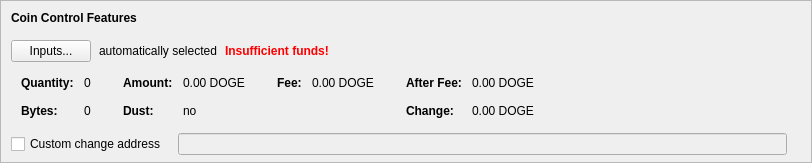
    <widget class="QFrame" name="frameCoinControl">
     <property name="sizePolicy">
      <sizepolicy hsizetype="Expanding" vsizetype="Expanding">
       <horstretch>0</horstretch>
       <verstretch>0</verstretch>
      </sizepolicy>
     </property>
     <property name="maximumSize">
      <size>
       <width>16777215</width>
       <height>16777215</height>
      </size>
     </property>
     <property name="frameShape">
      <enum>QFrame::StyledPanel</enum>
     </property>
     <property name="frameShadow">
      <enum>QFrame::Sunken</enum>
     </property>
     <layout class="QVBoxLayout" name="verticalLayoutCoinControl2">
      <property name="spacing">
       <number>0</number>
      </property>
      <property name="leftMargin">
       <number>0</number>
      </property>
      <property name="topMargin">
       <number>0</number>
      </property>
      <property name="rightMargin">
       <number>0</number>
      </property>
      <property name="bottomMargin">
       <number>6</number>
      </property>
      <item>
       <layout class="QVBoxLayout" name="verticalLayoutCoinControl" stretch="0,0,0,0,1">
        <property name="spacing">
         <number>0</number>
        </property>
        <property name="leftMargin">
         <number>10</number>
        </property>
        <property name="topMargin">
         <number>10</number>
        </property>
        <item>
         <layout class="QHBoxLayout" name="horizontalLayoutCoinControl1">
          <property name="bottomMargin">
           <number>15</number>
          </property>
          <item>
           <widget class="QLabel" name="labelCoinControlFeatures">
            <property name="sizePolicy">
             <sizepolicy hsizetype="Preferred" vsizetype="Maximum">
              <horstretch>0</horstretch>
              <verstretch>0</verstretch>
             </sizepolicy>
            </property>
            <property name="font">
             <font>
              <weight>75</weight>
              <bold>true</bold>
             </font>
            </property>
            <property name="styleSheet">
             <string notr="true">font-weight:bold;</string>
            </property>
            <property name="text">
             <string>Coin Control Features</string>
            </property>
           </widget>
          </item>
         </layout>
        </item>
        <item>
         <layout class="QHBoxLayout" name="horizontalLayoutCoinControl2" stretch="0,0,0,0">
          <property name="spacing">
           <number>8</number>
          </property>
          <property name="bottomMargin">
           <number>10</number>
          </property>
          <item>
           <widget class="QPushButton" name="pushButtonCoinControl">
            <property name="styleSheet">
             <string notr="true"/>
            </property>
            <property name="text">
             <string>Inputs...</string>
            </property>
            <property name="autoDefault">
             <bool>false</bool>
            </property>
           </widget>
          </item>
          <item>
           <widget class="QLabel" name="labelCoinControlAutomaticallySelected">
            <property name="text">
             <string>automatically selected</string>
            </property>
            <property name="margin">
             <number>5</number>
            </property>
           </widget>
          </item>
          <item>
           <widget class="QLabel" name="labelCoinControlInsuffFunds">
            <property name="font">
             <font>
              <weight>75</weight>
              <bold>true</bold>
             </font>
            </property>
            <property name="styleSheet">
             <string notr="true">color:red;font-weight:bold;</string>
            </property>
            <property name="text">
             <string>Insufficient funds!</string>
            </property>
            <property name="margin">
             <number>5</number>
            </property>
           </widget>
          </item>
          <item>
           <spacer name="horizontalSpacerCoinControl">
            <property name="orientation">
             <enum>Qt::Horizontal</enum>
            </property>
            <property name="sizeHint" stdset="0">
             <size>
              <width>40</width>
              <height>1</height>
             </size>
            </property>
           </spacer>
          </item>
         </layout>
        </item>
        <item>
         <widget class="QWidget" name="widgetCoinControl" native="true">
          <property name="sizePolicy">
           <sizepolicy hsizetype="Preferred" vsizetype="Preferred">
            <horstretch>0</horstretch>
            <verstretch>0</verstretch>
           </sizepolicy>
          </property>
          <property name="minimumSize">
           <size>
            <width>0</width>
            <height>0</height>
           </size>
          </property>
          <property name="styleSheet">
           <string notr="true"/>
          </property>
          <layout class="QHBoxLayout" name="horizontalLayoutCoinControl5">
           <property name="leftMargin">
            <number>0</number>
           </property>
           <property name="topMargin">
            <number>0</number>
           </property>
           <property name="rightMargin">
            <number>0</number>
           </property>
           <property name="bottomMargin">
            <number>0</number>
           </property>
           <item>
            <layout class="QHBoxLayout" name="horizontalLayoutCoinControl3" stretch="0,0,0,1">
             <property name="spacing">
              <number>20</number>
             </property>
             <property name="topMargin">
              <number>0</number>
             </property>
             <property name="bottomMargin">
              <number>10</number>
             </property>
             <item>
              <layout class="QFormLayout" name="formLayoutCoinControl1">
               <property name="horizontalSpacing">
                <number>10</number>
               </property>
               <property name="verticalSpacing">
                <number>14</number>
               </property>
               <property name="leftMargin">
                <number>10</number>
               </property>
               <property name="topMargin">
                <number>4</number>
               </property>
               <property name="rightMargin">
                <number>6</number>
               </property>
               <item row="0" column="0">
                <widget class="QLabel" name="labelCoinControlQuantityText">
                 <property name="font">
                  <font>
                   <weight>75</weight>
                   <bold>true</bold>
                  </font>
                 </property>
                 <property name="text">
                  <string>Quantity:</string>
                 </property>
                 <property name="margin">
                  <number>0</number>
                 </property>
                </widget>
               </item>
               <item row="0" column="1">
                <widget class="QLabel" name="labelCoinControlQuantity">
                 <property name="cursor">
                  <cursorShape>IBeamCursor</cursorShape>
                 </property>
                 <property name="contextMenuPolicy">
                  <enum>Qt::ActionsContextMenu</enum>
                 </property>
                 <property name="text">
                  <string notr="true">0</string>
                 </property>
                 <property name="margin">
                  <number>0</number>
                 </property>
                 <property name="textInteractionFlags">
                  <set>Qt::LinksAccessibleByMouse|Qt::TextSelectableByKeyboard|Qt::TextSelectableByMouse</set>
                 </property>
                </widget>
               </item>
               <item row="1" column="0">
                <widget class="QLabel" name="labelCoinControlBytesText">
                 <property name="font">
                  <font>
                   <weight>75</weight>
                   <bold>true</bold>
                  </font>
                 </property>
                 <property name="text">
                  <string>Bytes:</string>
                 </property>
                </widget>
               </item>
               <item row="1" column="1">
                <widget class="QLabel" name="labelCoinControlBytes">
                 <property name="cursor">
                  <cursorShape>IBeamCursor</cursorShape>
                 </property>
                 <property name="contextMenuPolicy">
                  <enum>Qt::ActionsContextMenu</enum>
                 </property>
                 <property name="text">
                  <string notr="true">0</string>
                 </property>
                 <property name="textInteractionFlags">
                  <set>Qt::LinksAccessibleByMouse|Qt::TextSelectableByKeyboard|Qt::TextSelectableByMouse</set>
                 </property>
                </widget>
               </item>
              </layout>
             </item>
             <item>
              <layout class="QFormLayout" name="formLayoutCoinControl2">
               <property name="horizontalSpacing">
                <number>10</number>
               </property>
               <property name="verticalSpacing">
                <number>14</number>
               </property>
               <property name="leftMargin">
                <number>6</number>
               </property>
               <property name="topMargin">
                <number>4</number>
               </property>
               <property name="rightMargin">
                <number>6</number>
               </property>
               <item row="0" column="0">
                <widget class="QLabel" name="labelCoinControlAmountText">
                 <property name="font">
                  <font>
                   <weight>75</weight>
                   <bold>true</bold>
                  </font>
                 </property>
                 <property name="text">
                  <string>Amount:</string>
                 </property>
                 <property name="margin">
                  <number>0</number>
                 </property>
                </widget>
               </item>
               <item row="0" column="1">
                <widget class="QLabel" name="labelCoinControlAmount">
                 <property name="cursor">
                  <cursorShape>IBeamCursor</cursorShape>
                 </property>
                 <property name="contextMenuPolicy">
                  <enum>Qt::ActionsContextMenu</enum>
                 </property>
                 <property name="text">
                  <string notr="true">0.00 DOGE</string>
                 </property>
                 <property name="textInteractionFlags">
                  <set>Qt::LinksAccessibleByMouse|Qt::TextSelectableByKeyboard|Qt::TextSelectableByMouse</set>
                 </property>
                </widget>
               </item>
               <item row="1" column="0">
                <widget class="QLabel" name="labelCoinControlLowOutputText">
                 <property name="font">
                  <font>
                   <weight>75</weight>
                   <bold>true</bold>
                  </font>
                 </property>
                 <property name="text">
                  <string>Dust:</string>
                 </property>
                </widget>
               </item>
               <item row="1" column="1">
                <widget class="QLabel" name="labelCoinControlLowOutput">
                 <property name="cursor">
                  <cursorShape>IBeamCursor</cursorShape>
                 </property>
                 <property name="contextMenuPolicy">
                  <enum>Qt::ActionsContextMenu</enum>
                 </property>
                 <property name="text">
                  <string notr="true">no</string>
                 </property>
                 <property name="textInteractionFlags">
                  <set>Qt::LinksAccessibleByMouse|Qt::TextSelectableByKeyboard|Qt::TextSelectableByMouse</set>
                 </property>
                </widget>
               </item>
              </layout>
             </item>
             <item>
              <layout class="QFormLayout" name="formLayoutCoinControl3">
               <property name="horizontalSpacing">
                <number>10</number>
               </property>
               <property name="verticalSpacing">
                <number>14</number>
               </property>
               <property name="leftMargin">
                <number>6</number>
               </property>
               <property name="topMargin">
                <number>4</number>
               </property>
               <property name="rightMargin">
                <number>6</number>
               </property>
               <item row="0" column="0">
                <widget class="QLabel" name="labelCoinControlFeeText">
                 <property name="font">
                  <font>
                   <weight>75</weight>
                   <bold>true</bold>
                  </font>
                 </property>
                 <property name="text">
                  <string>Fee:</string>
                 </property>
                 <property name="margin">
                  <number>0</number>
                 </property>
                </widget>
               </item>
               <item row="0" column="1">
                <widget class="QLabel" name="labelCoinControlFee">
                 <property name="cursor">
                  <cursorShape>IBeamCursor</cursorShape>
                 </property>
                 <property name="contextMenuPolicy">
                  <enum>Qt::ActionsContextMenu</enum>
                 </property>
                 <property name="text">
                  <string notr="true">0.00 DOGE</string>
                 </property>
                 <property name="textInteractionFlags">
                  <set>Qt::LinksAccessibleByMouse|Qt::TextSelectableByKeyboard|Qt::TextSelectableByMouse</set>
                 </property>
                </widget>
               </item>
              </layout>
             </item>
             <item>
              <layout class="QFormLayout" name="formLayoutCoinControl4">
               <property name="horizontalSpacing">
                <number>10</number>
               </property>
               <property name="verticalSpacing">
                <number>14</number>
               </property>
               <property name="leftMargin">
                <number>6</number>
               </property>
               <property name="topMargin">
                <number>4</number>
               </property>
               <property name="rightMargin">
                <number>6</number>
               </property>
               <item row="0" column="0">
                <widget class="QLabel" name="labelCoinControlAfterFeeText">
                 <property name="font">
                  <font>
                   <weight>75</weight>
                   <bold>true</bold>
                  </font>
                 </property>
                 <property name="text">
                  <string>After Fee:</string>
                 </property>
                 <property name="margin">
                  <number>0</number>
                 </property>
                </widget>
               </item>
               <item row="0" column="1">
                <widget class="QLabel" name="labelCoinControlAfterFee">
                 <property name="cursor">
                  <cursorShape>IBeamCursor</cursorShape>
                 </property>
                 <property name="contextMenuPolicy">
                  <enum>Qt::ActionsContextMenu</enum>
                 </property>
                 <property name="text">
                  <string notr="true">0.00 DOGE</string>
                 </property>
                 <property name="textInteractionFlags">
                  <set>Qt::LinksAccessibleByMouse|Qt::TextSelectableByKeyboard|Qt::TextSelectableByMouse</set>
                 </property>
                </widget>
               </item>
               <item row="1" column="0">
                <widget class="QLabel" name="labelCoinControlChangeText">
                 <property name="font">
                  <font>
                   <weight>75</weight>
                   <bold>true</bold>
                  </font>
                 </property>
                 <property name="text">
                  <string>Change:</string>
                 </property>
                </widget>
               </item>
               <item row="1" column="1">
                <widget class="QLabel" name="labelCoinControlChange">
                 <property name="cursor">
                  <cursorShape>IBeamCursor</cursorShape>
                 </property>
                 <property name="contextMenuPolicy">
                  <enum>Qt::ActionsContextMenu</enum>
                 </property>
                 <property name="text">
                  <string notr="true">0.00 DOGE</string>
                 </property>
                 <property name="textInteractionFlags">
                  <set>Qt::LinksAccessibleByMouse|Qt::TextSelectableByKeyboard|Qt::TextSelectableByMouse</set>
                 </property>
                </widget>
               </item>
              </layout>
             </item>
            </layout>
           </item>
          </layout>
         </widget>
        </item>
        <item>
         <layout class="QHBoxLayout" name="horizontalLayoutCoinControl4" stretch="0,0,0">
          <property name="spacing">
           <number>12</number>
          </property>
          <property name="sizeConstraint">
           <enum>QLayout::SetDefaultConstraint</enum>
          </property>
          <property name="topMargin">
           <number>5</number>
          </property>
          <property name="rightMargin">
           <number>5</number>
          </property>
          <item>
           <widget class="QCheckBox" name="checkBoxCoinControlChange">
            <property name="toolTip">
             <string>If this is activated, but the change address is empty or invalid, change will be sent to a newly generated address.</string>
            </property>
            <property name="text">
             <string>Custom change address</string>
            </property>
           </widget>
          </item>
          <item>
           <widget class="QValidatedLineEdit" name="lineEditCoinControlChange">
            <property name="enabled">
             <bool>false</bool>
            </property>
            <property name="sizePolicy">
             <sizepolicy hsizetype="Expanding" vsizetype="Fixed">
              <horstretch>0</horstretch>
              <verstretch>0</verstretch>
             </sizepolicy>
            </property>
           </widget>
          </item>
          <item>
           <widget class="QLabel" name="labelCoinControlChangeLabel">
            <property name="sizePolicy">
             <sizepolicy hsizetype="Preferred" vsizetype="Expanding">
              <horstretch>0</horstretch>
              <verstretch>0</verstretch>
             </sizepolicy>
            </property>
            <property name="minimumSize">
             <size>
              <width>0</width>
              <height>0</height>
             </size>
            </property>
            <property name="text">
             <string/>
            </property>
            <property name="margin">
             <number>3</number>
            </property>
           </widget>
          </item>
         </layout>
        </item>
        <item>
         <spacer name="verticalSpacerCoinControl">
          <property name="orientation">
           <enum>Qt::Vertical</enum>
          </property>
          <property name="sizeHint" stdset="0">
           <size>
            <width>800</width>
            <height>1</height>
           </size>
          </property>
         </spacer>
        </item>
       </layout>
      </item>
     </layout>
    </widget>
